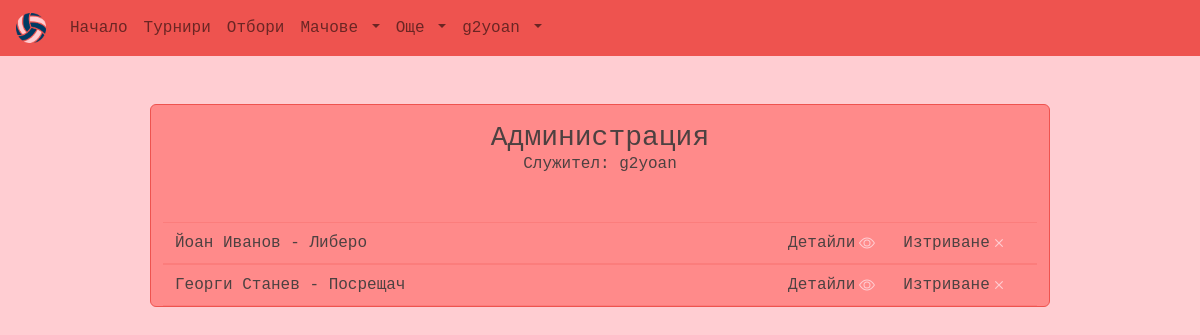
Page /myadmin/players/ (signed in) on the earlier database version.
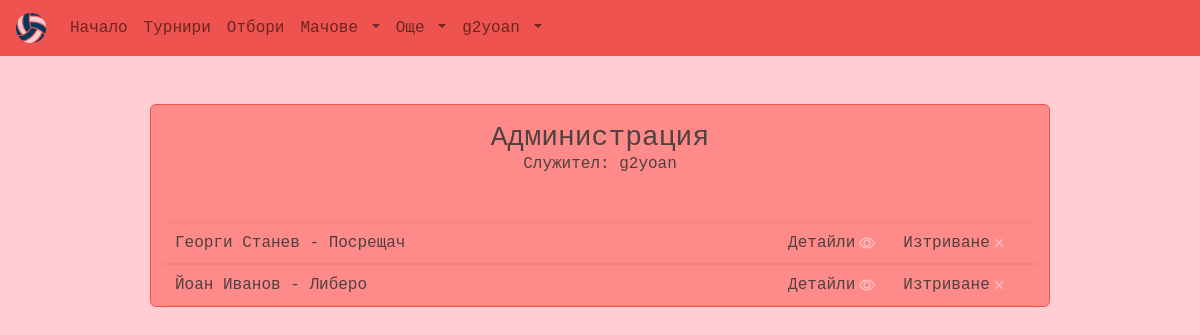
Same page on the later database version.
### main/models.py (models this page shows)
class Player(models.Model):
    POSITIONS = (
        ('L', 'Либеро'),
        ('S', 'Разпределител'),
        ('OH', 'Посрещач'),
        ('OP',  'Диагонал'),
        ('MB', 'Център'),
    )
    id = models.UUIDField(primary_key=True, default=uuid.uuid4, editable=False)
    first_name = models.CharField(max_length=64, null=False, blank=False)
    last_name = models.CharField(max_length=64, null=False, blank=False)
    birth_date = models.DateField(null=True, blank=True)
    nationality = models.CharField(max_length=64, null=False, blank=False)
    height = models.DecimalField(decimal_places=2, max_digits=3, validators=[MinValueValidator(1), MaxValueValidator(3)], null=False, blank = False)
    team = models.ForeignKey(Team, on_delete=models.SET_NULL, null=True, blank=True)
    position = models.CharField(max_length=3, choices=POSITIONS, null=True, blank=True)
    photo = models.ImageField(upload_to="players_pics", null=True, blank=True)
    description = models.TextField(null=True, blank=True)
    class Meta:
        ordering=['team', 'last_name']
    def __str__(self):
        return f"{self.first_name} {self.last_name}"

### main/views/views_admin.py (the view)
# urls.py: path('myadmin/players/', views.admin_players, name='admin_players'),
@staff_member_required
def admin_players(request):
    players = Player.objects.all()
    context = {"players": players}
    return render(request, "main/admin_templates/admin_players.html", context)

### main/models.py (called while the page is built)
    def __str__(self):
        return self.username

### main/templates/main/admin_templates/admin_players.html (shortened to what this page needs)
{% extends 'base.html' %}
{% block content %}
<main class="container-fluid text-font w-75 mt-5 h-100">
    <section class="row border-main rounded bg-sec my-5 align-items-center justify-content-center d-flex">
        <h3 class="text-center mt-3 mb-0">Администрация</h3>
        <h5 class="h6 text-center mb-5">Служител: {{request.user}}</h5>
        {% for player in players %}
        <article class="row d-flex align-items-center text-center">
            <hr class="mt-0 mb-2" style="color: var(--main-color)">
            <div class="col-8 d-flex align-items-center justify-content-start text-center">
                <span>{{player}} - {{player.get_position_display}}</span>
            </div>
            <div class="col-2 d-flex align-items-center justify-content-end">
                <a class="text-decoration-none text-font link-bg"
                    href="{% url 'edit-player' player.id %}">
                    <span>Детайли</span>
                </a>
            </div>
            <div class="col-2 d-flex align-items-center justify-content-start">
                <a class="text-decoration-none text-font link-bg"
                    href="{% url 'delete-player' player.id %}">
                    <span>Изтриване</span>
                </a>
            </div>
            <hr class="mt-2 mb-0" style="color: var(--main-color)">
        </article>
        {% endfor %}
        {% endblock %}

Differences in the rows shown:
changed Player "Георги Станев": moves up the list
